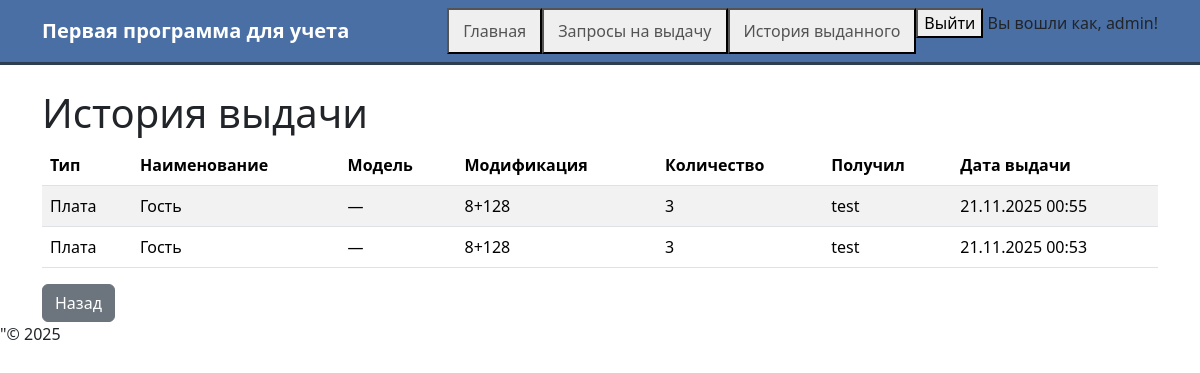
Before: /history_admin (signed in) with the older database file.
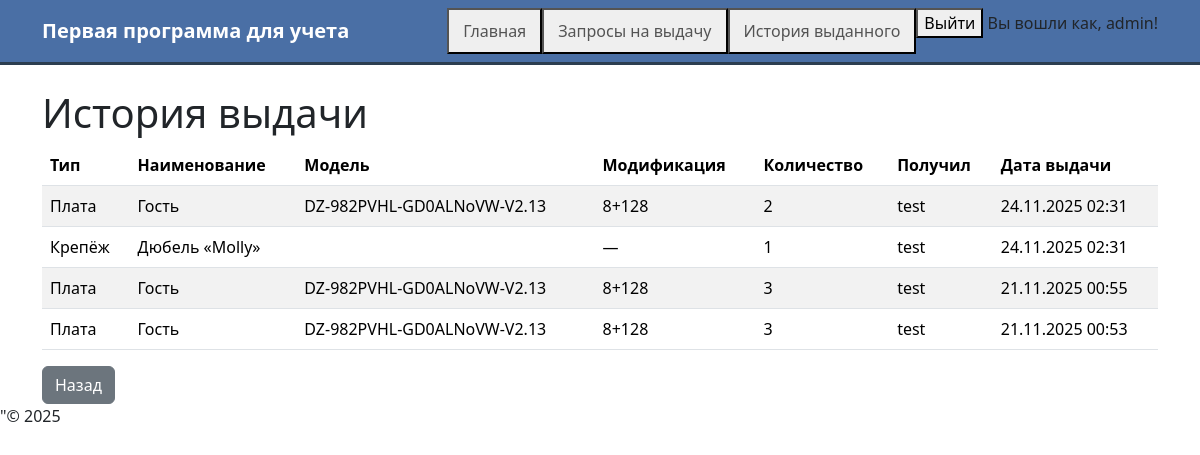
After: the same page with the newer database file.
### inventory/models.py (models this page shows, shortened)
class Issue(models.Model):
    consumable = models.ForeignKey(Consumable, on_delete=models.CASCADE,null=True,blank=True, verbose_name="Платы")
    fastener = models.ForeignKey(Fasteners, on_delete=models.CASCADE,null=True,blank=True)
    issued_to = models.ForeignKey(User, on_delete=models.CASCADE, verbose_name="Получил")
    quantity = models.PositiveIntegerField("Количество")
    issued_at = models.DateTimeField("Выдан", auto_now_add=True)
    issued_by = models.ForeignKey(User, on_delete=models.SET_NULL, null=True, blank=True, related_name='issues_made_by_user', verbose_name="Кто выдал")
    def get_item(self):
        return self.consumable or self.fastener
    class Meta:
        verbose_name = "Выдача"
        verbose_name_plural = "Выдачи"
        ordering = ['-issued_at']  # новые выдачи сверху

class Consumable(models.Model):
    model = models.CharField("Модель", max_length=100, blank=True)
    name = models.CharField("Имя", max_length=100)
    modification = models.CharField("Модификация", max_length=10, blank=True)
    quantity = models.PositiveIntegerField("Количество")
    description = models.TextField(blank=True, null=True)
    image = models.ImageField("Картинка", upload_to='consumables/', blank=True, null=True)
    class Meta:
        verbose_name="Запчасть для ремонта" # Задаёт человекочитаемое название модели в единственном числе(админка)
        verbose_name_plural="Запчасти для ремонта" #Задаёт человекочитаемое название модели в множественном числе(админка)
        ordering = ['name']

class Fasteners(models.Model):
    name=models.CharField("Наименование",max_length=100)
    quantity=models.PositiveIntegerField("Количество")
    min_quantity=models.PositiveIntegerField("Минимальный остаток")
    link=models.URLField("Ссылка на закуп")
    image = models.ImageField("Картинка", upload_to='fasteners/', blank=True, null=True)
    description = models.TextField(blank=True, null=True)
    class Meta:
        verbose_name = "Крепёж"
        verbose_name_plural="Крепежи"
        ordering = ['name']

### inventory/views.py (the view)
# urls.py: path('history_admin' , views.history_admin, name='history_admin'), # путь вывода всех историй пользователей, который видит только админ
@login_required
def history_admin(request):
    if not request.user.is_staff:
        return redirect('section_selection')  # или 403
    history_list = Issue.objects.all().order_by('-issued_at')  # все выдачи, не только текущего юзера
    return render(request, 'inventory/history.html', {
        'history_list': history_list
    })

### inventory/templates/inventory/history.html (shortened to what this page needs)
{% extends "inventory/base.html" %}
{% block content %}
  <h1>История выдачи</h1>
  {% if history_list %}
    <table class="table table-striped">
      <thead>
        <tr>
          <th>Тип</th>
          <th>Наименование</th>
          <th>Модель</th>
          <th>Модификация</th>
          <th>Количество</th>
          <th>Получил</th>
          <th>Дата выдачи</th>
        </tr>
      </thead>
      <tbody>
        {% for item in history_list %}
          {% with real_item=item.get_item %}
          <tr>
            <td>
              {% if item.consumable %}Плата{% else %}Крепёж{% endif %}
            </td>
            <td>{{ real_item.name }}</td>
            <td>
              {% if item.consumable %}
                {{ real_item.model|default:"—" }}
              {% endif %}
            </td>
            <td>
              {% if item.consumable %}
                {{ real_item.modification|default:"—" }}
              {% else %}
                —
              {% endif %}
            </td>
            <td>{{ item.quantity }}</td>
            <td>{{ item.issued_to.username }}</td>
            <td>{{ item.issued_at|date:"d.m.Y H:i" }}</td>
          </tr>
          {% endwith %}
        {% endfor %}
      </tbody>
    </table>
  {% else %}
    <p class="text-muted">У вас ещё не было выдач.</p>
  {% endif %}
  <a href="{% url 'section_selection' %}" class="btn btn-secondary">Назад</a>
{% endblock %}

Changed rows visible on the page:
added Issue: shows "Плата", get_item.name "Гость", get_item.model "DZ-982PVHL-GD0ALNoVW-V2.13", get_item.modification "8+128", quantity "2", issued_to.username "test", issued_at "24.11.2025 02:31"
added Issue: shows "Крепёж", get_item.name "Дюбель «Molly»", quantity "1", issued_to.username "test", issued_at "24.11.2025 02:31"
changed through a linked row, Issue (number 3 of 4 on the later page): get_item.model "—" → "DZ-982PVHL-GD0ALNoVW-V2.13"
changed through a linked row, Issue (number 4 of 4 on the later page): get_item.model "—" → "DZ-982PVHL-GD0ALNoVW-V2.13"
